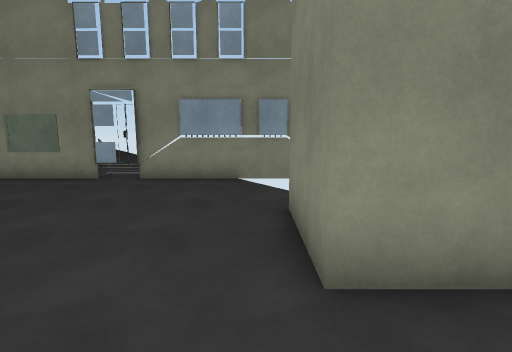
[1] (above)

14 first-person views from a walk through a Unity game level. The camera is 1.4 m above the floor, tilts 8° down and sees 85° across. The floor is counted in squares, 1 m on a side. Each view is taken from the middle of a square. On the plan, view 1 faces up. The plan holds only what a view shows up to about 14 squares ahead; the rest is blank. The place goes on beyond the plan.

[2]
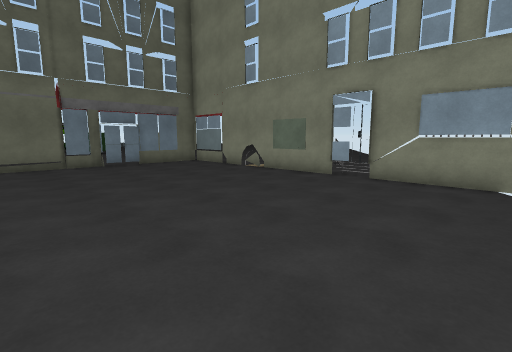

[3]
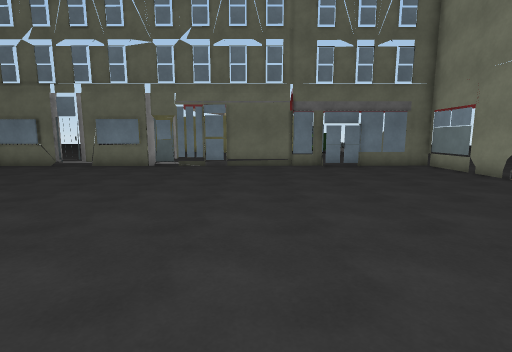

[4]
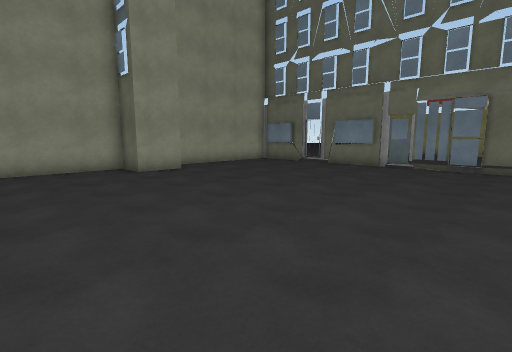

[5]
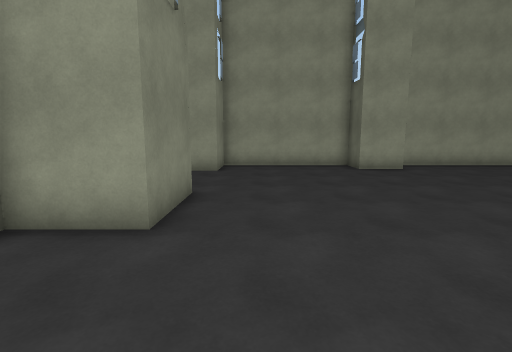

[6]
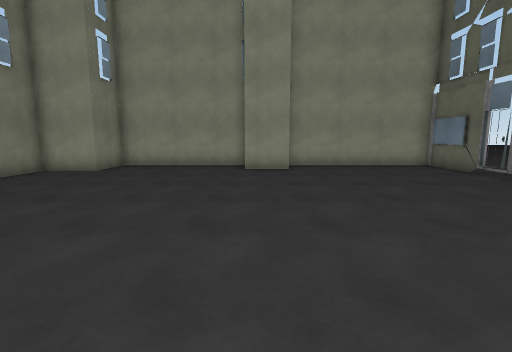

[7]
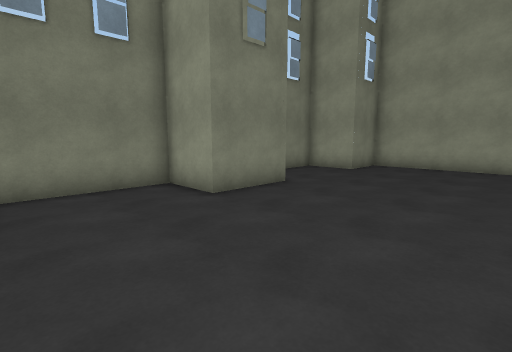

[8]
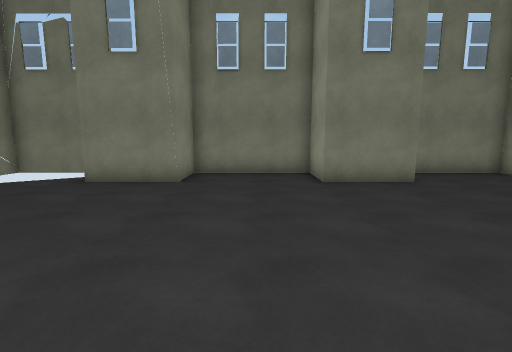

[9]
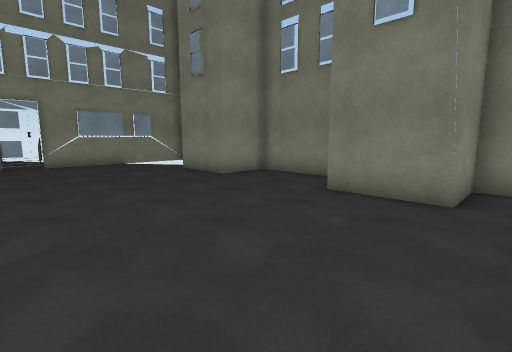

[10]
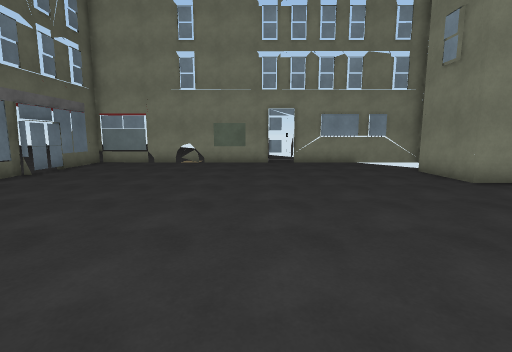

[11]
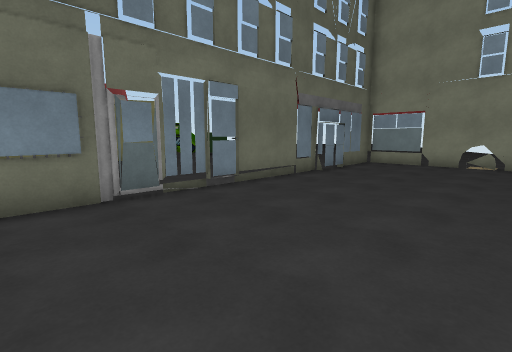

[12]
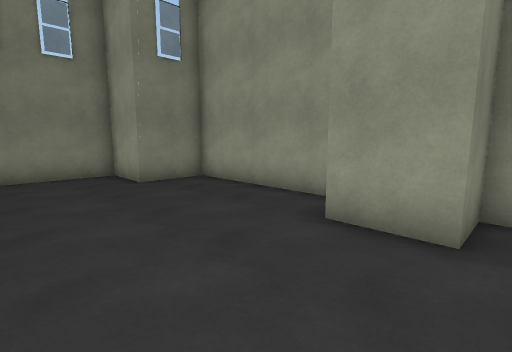

[13]
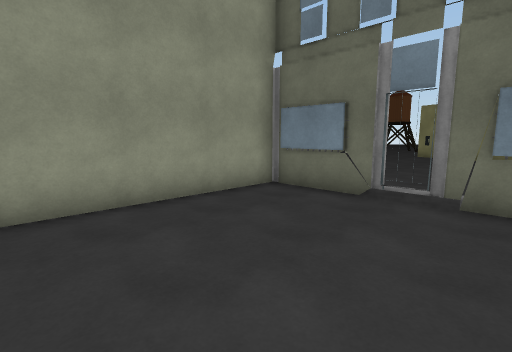

[14]
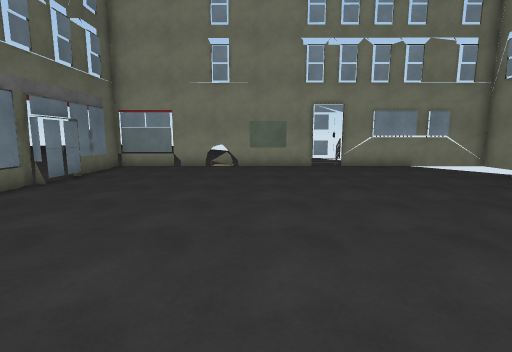

### Floor plan
Key: @ floor where view 1 was taken; # wall or solid block; . main floor; : floor 0.25 m higher than the main floor; B building.
Columns run from 15 left of view 1 to 3 right of it. Each row starts with its distance up from view 1.
 10     ###  .BB
  9 ####...########BBBB
  8 B...............  B
  7 B...............  B
  6 B#...............
  5 .#..............BBB
  4 B...............B
  3 B...............B##
  2 #.................#
  1 #.................#
  0 #..............@..#
 -1  #................#
 -2 #...............###
 -3 #...............#
 -4 #...............#
 -5 B#..............###
 -6 B#................#
 -7 #.................#
 -8 :#................#
 -9 #.................#
-10 B#......##......BB
-11 B#......BB......#
-12 ######### #######

Where each view was taken, in squares from view 1:
view 1: 0 up, 0 right, facing up
view 2: 0 up, 0 right, facing up-left
view 3: 1 up, 1 left, facing left
view 4: 1 up, 1 left, facing down-left
view 5: 2 up, 1 left, facing down
view 6: 2 up, 6 left, facing down
view 7: 2 up, 5 left, facing down-right
view 8: 0 up, 8 left, facing right
view 9: 6 down, 6 left, facing up-right
view 10: 6 down, 6 left, facing up
view 11: 6 down, 8 left, facing up-left
view 12: 6 down, 8 left, facing down-right
view 13: 6 down, 8 left, facing down-left
view 14: 4 down, 8 left, facing up
